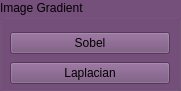
      <widget class="QGroupBox" name="Gradient">
       <property name="geometry">
        <rect>
         <x>270</x>
         <y>0</y>
         <width>181</width>
         <height>91</height>
        </rect>
       </property>
       <property name="palette">
        <palette>
         <active>
          <colorrole role="WindowText">
           <brush brushstyle="SolidPattern">
            <color alpha="255">
             <red>0</red>
             <green>0</green>
             <blue>0</blue>
            </color>
           </brush>
          </colorrole>
          <colorrole role="Button">
           <brush brushstyle="SolidPattern">
            <color alpha="255">
             <red>117</red>
             <green>80</green>
             <blue>123</blue>
            </color>
           </brush>
          </colorrole>
          <colorrole role="Light">
           <brush brushstyle="SolidPattern">
            <color alpha="255">
             <red>176</red>
             <green>120</green>
             <blue>185</blue>
            </color>
           </brush>
          </colorrole>
          <colorrole role="Midlight">
           <brush brushstyle="SolidPattern">
            <color alpha="255">
             <red>146</red>
             <green>100</green>
             <blue>154</blue>
            </color>
           </brush>
          </colorrole>
          <colorrole role="Dark">
           <brush brushstyle="SolidPattern">
            <color alpha="255">
             <red>58</red>
             <green>40</green>
             <blue>61</blue>
            </color>
           </brush>
          </colorrole>
          <colorrole role="Mid">
           <brush brushstyle="SolidPattern">
            <color alpha="255">
             <red>78</red>
             <green>53</green>
             <blue>82</blue>
            </color>
           </brush>
          </colorrole>
          <colorrole role="Text">
           <brush brushstyle="SolidPattern">
            <color alpha="255">
             <red>0</red>
             <green>0</green>
             <blue>0</blue>
            </color>
           </brush>
          </colorrole>
          <colorrole role="BrightText">
           <brush brushstyle="SolidPattern">
            <color alpha="255">
             <red>0</red>
             <green>0</green>
             <blue>0</blue>
            </color>
           </brush>
          </colorrole>
          <colorrole role="ButtonText">
           <brush brushstyle="SolidPattern">
            <color alpha="255">
             <red>0</red>
             <green>0</green>
             <blue>0</blue>
            </color>
           </brush>
          </colorrole>
          <colorrole role="Base">
           <brush brushstyle="SolidPattern">
            <color alpha="255">
             <red>173</red>
             <green>127</green>
             <blue>168</blue>
            </color>
           </brush>
          </colorrole>
          <colorrole role="Window">
           <brush brushstyle="SolidPattern">
            <color alpha="255">
             <red>117</red>
             <green>80</green>
             <blue>123</blue>
            </color>
           </brush>
          </colorrole>
          <colorrole role="Shadow">
           <brush brushstyle="SolidPattern">
            <color alpha="255">
             <red>0</red>
             <green>0</green>
             <blue>0</blue>
            </color>
           </brush>
          </colorrole>
          <colorrole role="AlternateBase">
           <brush brushstyle="SolidPattern">
            <color alpha="255">
             <red>58</red>
             <green>40</green>
             <blue>61</blue>
            </color>
           </brush>
          </colorrole>
          <colorrole role="ToolTipBase">
           <brush brushstyle="SolidPattern">
            <color alpha="255">
             <red>255</red>
             <green>255</green>
             <blue>220</blue>
            </color>
           </brush>
          </colorrole>
          <colorrole role="ToolTipText">
           <brush brushstyle="SolidPattern">
            <color alpha="255">
             <red>0</red>
             <green>0</green>
             <blue>0</blue>
            </color>
           </brush>
          </colorrole>
         </active>
         <inactive>
          <colorrole role="WindowText">
           <brush brushstyle="SolidPattern">
            <color alpha="255">
             <red>0</red>
             <green>0</green>
             <blue>0</blue>
            </color>
           </brush>
          </colorrole>
          <colorrole role="Button">
           <brush brushstyle="SolidPattern">
            <color alpha="255">
             <red>117</red>
             <green>80</green>
             <blue>123</blue>
            </color>
           </brush>
          </colorrole>
          <colorrole role="Light">
           <brush brushstyle="SolidPattern">
            <color alpha="255">
             <red>176</red>
             <green>120</green>
             <blue>185</blue>
            </color>
           </brush>
          </colorrole>
          <colorrole role="Midlight">
           <brush brushstyle="SolidPattern">
            <color alpha="255">
             <red>146</red>
             <green>100</green>
             <blue>154</blue>
            </color>
           </brush>
          </colorrole>
          <colorrole role="Dark">
           <brush brushstyle="SolidPattern">
            <color alpha="255">
             <red>58</red>
             <green>40</green>
             <blue>61</blue>
            </color>
           </brush>
          </colorrole>
          <colorrole role="Mid">
           <brush brushstyle="SolidPattern">
            <color alpha="255">
             <red>78</red>
             <green>53</green>
             <blue>82</blue>
            </color>
           </brush>
          </colorrole>
          <colorrole role="Text">
           <brush brushstyle="SolidPattern">
            <color alpha="255">
             <red>0</red>
             <green>0</green>
             <blue>0</blue>
            </color>
           </brush>
          </colorrole>
          <colorrole role="BrightText">
           <brush brushstyle="SolidPattern">
            <color alpha="255">
             <red>0</red>
             <green>0</green>
             <blue>0</blue>
            </color>
           </brush>
          </colorrole>
          <colorrole role="ButtonText">
           <brush brushstyle="SolidPattern">
            <color alpha="255">
             <red>0</red>
             <green>0</green>
             <blue>0</blue>
            </color>
           </brush>
          </colorrole>
          <colorrole role="Base">
           <brush brushstyle="SolidPattern">
            <color alpha="255">
             <red>173</red>
             <green>127</green>
             <blue>168</blue>
            </color>
           </brush>
          </colorrole>
          <colorrole role="Window">
           <brush brushstyle="SolidPattern">
            <color alpha="255">
             <red>117</red>
             <green>80</green>
             <blue>123</blue>
            </color>
           </brush>
          </colorrole>
          <colorrole role="Shadow">
           <brush brushstyle="SolidPattern">
            <color alpha="255">
             <red>0</red>
             <green>0</green>
             <blue>0</blue>
            </color>
           </brush>
          </colorrole>
          <colorrole role="AlternateBase">
           <brush brushstyle="SolidPattern">
            <color alpha="255">
             <red>58</red>
             <green>40</green>
             <blue>61</blue>
            </color>
           </brush>
          </colorrole>
          <colorrole role="ToolTipBase">
           <brush brushstyle="SolidPattern">
            <color alpha="255">
             <red>255</red>
             <green>255</green>
             <blue>220</blue>
            </color>
           </brush>
          </colorrole>
          <colorrole role="ToolTipText">
           <brush brushstyle="SolidPattern">
            <color alpha="255">
             <red>0</red>
             <green>0</green>
             <blue>0</blue>
            </color>
           </brush>
          </colorrole>
         </inactive>
         <disabled>
          <colorrole role="WindowText">
           <brush brushstyle="SolidPattern">
            <color alpha="255">
             <red>58</red>
             <green>40</green>
             <blue>61</blue>
            </color>
           </brush>
          </colorrole>
          <colorrole role="Button">
           <brush brushstyle="SolidPattern">
            <color alpha="255">
             <red>117</red>
             <green>80</green>
             <blue>123</blue>
            </color>
           </brush>
          </colorrole>
          <colorrole role="Light">
           <brush brushstyle="SolidPattern">
            <color alpha="255">
             <red>176</red>
             <green>120</green>
             <blue>185</blue>
            </color>
           </brush>
          </colorrole>
          <colorrole role="Midlight">
           <brush brushstyle="SolidPattern">
            <color alpha="255">
             <red>146</red>
             <green>100</green>
             <blue>154</blue>
            </color>
           </brush>
          </colorrole>
          <colorrole role="Dark">
           <brush brushstyle="SolidPattern">
            <color alpha="255">
             <red>58</red>
             <green>40</green>
             <blue>61</blue>
            </color>
           </brush>
          </colorrole>
          <colorrole role="Mid">
           <brush brushstyle="SolidPattern">
            <color alpha="255">
             <red>78</red>
             <green>53</green>
             <blue>82</blue>
            </color>
           </brush>
          </colorrole>
          <colorrole role="Text">
           <brush brushstyle="SolidPattern">
            <color alpha="255">
             <red>58</red>
             <green>40</green>
             <blue>61</blue>
            </color>
           </brush>
          </colorrole>
          <colorrole role="BrightText">
           <brush brushstyle="SolidPattern">
            <color alpha="255">
             <red>0</red>
             <green>0</green>
             <blue>0</blue>
            </color>
           </brush>
          </colorrole>
          <colorrole role="ButtonText">
           <brush brushstyle="SolidPattern">
            <color alpha="255">
             <red>58</red>
             <green>40</green>
             <blue>61</blue>
            </color>
           </brush>
          </colorrole>
          <colorrole role="Base">
           <brush brushstyle="SolidPattern">
            <color alpha="255">
             <red>117</red>
             <green>80</green>
             <blue>123</blue>
            </color>
           </brush>
          </colorrole>
          <colorrole role="Window">
           <brush brushstyle="SolidPattern">
            <color alpha="255">
             <red>117</red>
             <green>80</green>
             <blue>123</blue>
            </color>
           </brush>
          </colorrole>
          <colorrole role="Shadow">
           <brush brushstyle="SolidPattern">
            <color alpha="255">
             <red>0</red>
             <green>0</green>
             <blue>0</blue>
            </color>
           </brush>
          </colorrole>
          <colorrole role="AlternateBase">
           <brush brushstyle="SolidPattern">
            <color alpha="255">
             <red>117</red>
             <green>80</green>
             <blue>123</blue>
            </color>
           </brush>
          </colorrole>
          <colorrole role="ToolTipBase">
           <brush brushstyle="SolidPattern">
            <color alpha="255">
             <red>255</red>
             <green>255</green>
             <blue>220</blue>
            </color>
           </brush>
          </colorrole>
          <colorrole role="ToolTipText">
           <brush brushstyle="SolidPattern">
            <color alpha="255">
             <red>0</red>
             <green>0</green>
             <blue>0</blue>
            </color>
           </brush>
          </colorrole>
         </disabled>
        </palette>
       </property>
       <property name="title">
        <string>Image Gradient</string>
       </property>
       <widget class="QWidget" name="verticalLayoutWidget_6">
        <property name="geometry">
         <rect>
          <x>10</x>
          <y>30</y>
          <width>160</width>
          <height>58</height>
         </rect>
        </property>
        <layout class="QVBoxLayout" name="verticalLayout_6">
         <item>
          <widget class="QPushButton" name="SobelButton">
           <property name="text">
            <string>Sobel</string>
           </property>
          </widget>
         </item>
         <item>
          <widget class="QPushButton" name="LaplacianButton">
           <property name="text">
            <string>Laplacian</string>
           </property>
          </widget>
         </item>
        </layout>
       </widget>
      </widget>
